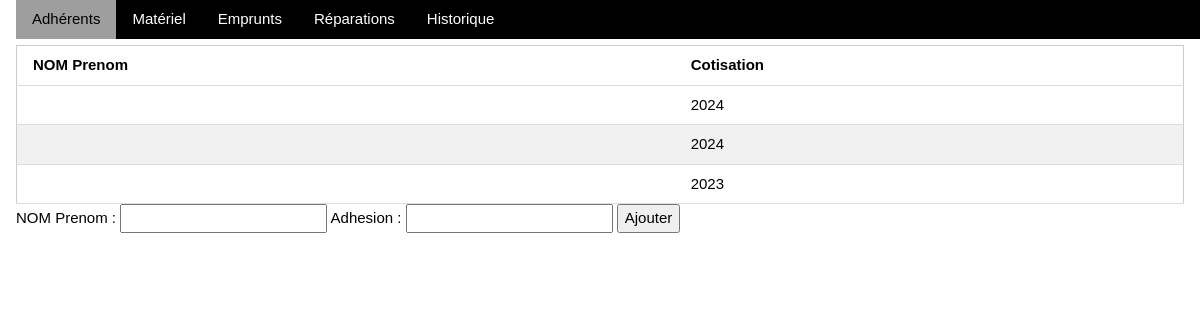
The page /adherents/ on the database as committed earlier.
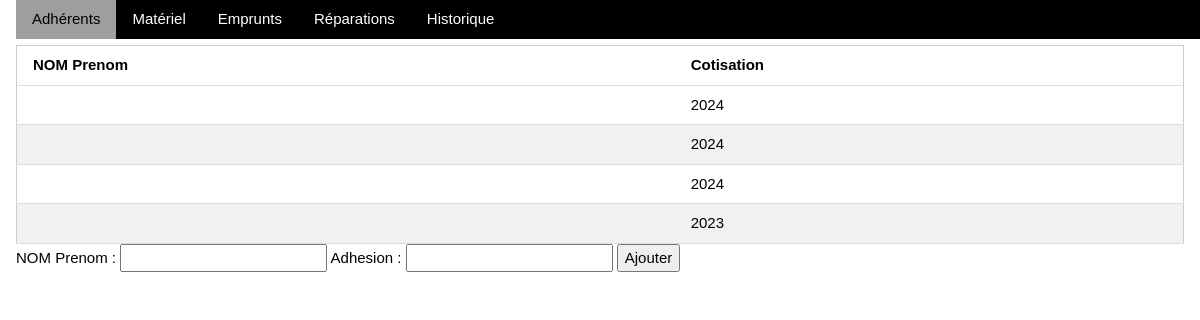
The same page on the database as committed later.
### gestion/models.py (models this page shows, shortened)
class Adherent(models.Model):
    name = models.CharField(max_length=64, unique=True)
    adhesion = models.IntegerField()
    class Meta:
        verbose_name = 'Adherent'

### gestion/views.py (the view)
# urls.py: path('adherents/', views.adherents, name='adherents'),
def adherents(request):  # TODO:  sorting
    nouvelAdherentForm = None
    if request.method == 'POST':
        nouvelAdherentForm = AdherentForm(request.POST, request.FILES)
        if nouvelAdherentForm.is_valid():
            nouvelAdherentForm.save()
            return redirect('adherents')
    else:
        nouvelAdherentForm = AdherentForm()
    context = {"adherents": Adherent.objects.all(),
               "pageName": "adherents",
               "addForm": nouvelAdherentForm
               }
    return render(request, "gestion/adherents.html", context)

### gestion/forms.py
class AdherentForm(forms.ModelForm):
    name = forms.CharField(max_length=64, label="NOM Prenom", required=True)
    adhesion = forms.CharField(max_length=64, label="Adhesion", required=True)
    class Meta:
        model = Adherent
        fields = ['name', 'adhesion']

### gestion/templates/gestion/adherents.html (shortened to what this page needs)
{% include "gestion/head.html" %}
        <table class="table-sortable w3-table-all w3-hoverable">
            <thead>
            <tr>
                <th data-sort="string">NOM Prenom</th>
                <th data-sort="date">Cotisation</th>
            </tr>
            </thead>
            <tbody>
            {% for a in adherents %}
                <tr>
                    <td>{{ a.name }}</td>
                    <td>{{ a.adhesion }}</td>
                </tr>
            {% endfor %}
            </tbody>
        </table>
        <div>
            <form method="post">
                {{ addForm }}
                <input type="submit" name="action" value="Ajouter">
            </form>
        </div>
    </div>
</body>

Rows that differ between the two databases and show on the page:
added Adherent: adhesion "2024"
